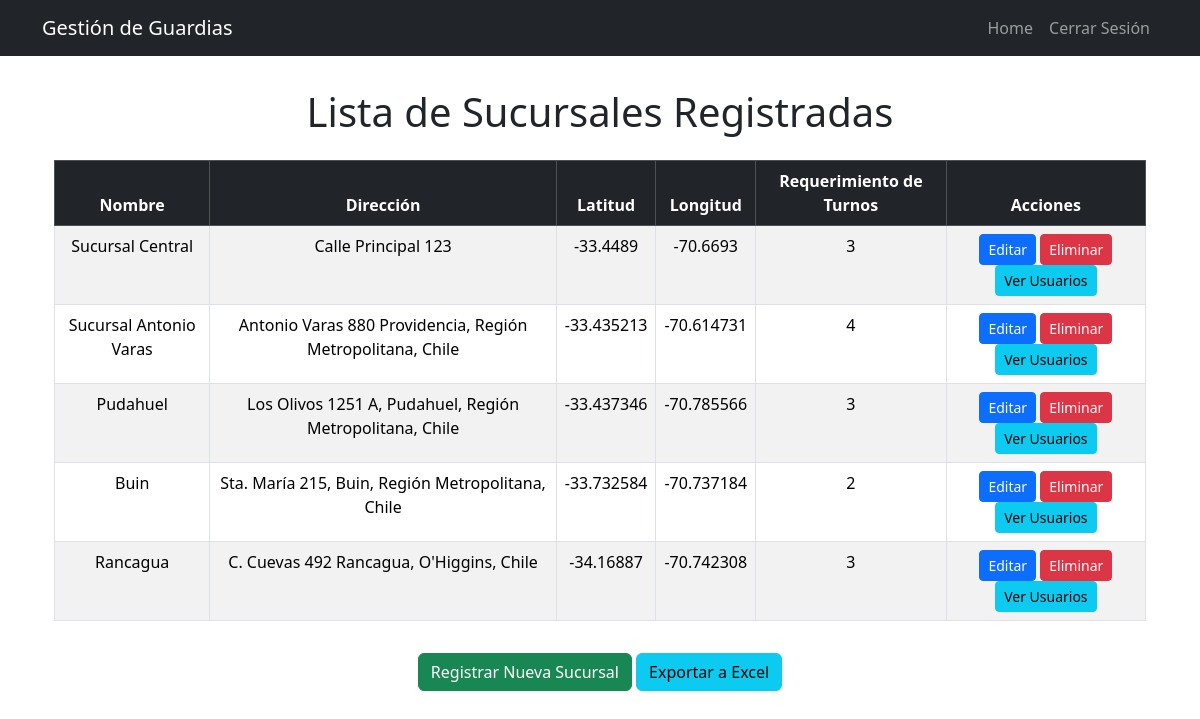
Page /ver-sucursales/ on the committed database.
### gestion_turnos/models.py (models this page shows, shortened)
class Sucursal(models.Model):
    nombre = models.CharField(max_length=100)
    direccion = models.CharField(max_length=255)
    latitud = models.FloatField(null=True, blank=True)
    longitud = models.FloatField(null=True, blank=True)
    requerimiento_turnos = models.IntegerField()

### gestion_turnos/views.py (the view)
# urls.py: path('ver-sucursales/', views.ver_sucursales, name='ver_sucursales'),
def ver_sucursales(request):
    sucursales = Sucursal.objects.exclude(id__isnull=True)
    return render(request, 'sucursales/ver_sucursales.html', {'sucursales': sucursales})

### gestion_turnos/templates/sucursales/ver_sucursales.html (shortened to what this page needs)
{% extends 'base.html' %}
{% block content %}
<div class="container mt-4">
    <h1 class="mb-4 text-center">Lista de Sucursales Registradas</h1>
    <div class="table-responsive">
        <table class="table table-striped table-hover table-bordered text-center">
            <thead class="table-dark">
                <tr>
                    <th>Nombre</th>
                    <th>Dirección</th>
                    <th>Latitud</th>
                    <th>Longitud</th>
                    <th>Requerimiento de Turnos</th>
                    <th>Acciones</th>
                </tr>
            </thead>
            <tbody>
                {% for sucursal in sucursales %}
                    <tr>
                        <td>{{ sucursal.nombre }}</td>
                        <td>{{ sucursal.direccion }}</td>
                        <td>{{ sucursal.latitud }}</td>
                        <td>{{ sucursal.longitud }}</td>
                        <td>{{ sucursal.requerimiento_turnos }}</td>
                        <td>
                            {% if sucursal.id %}
                                <a href="{% url 'editar_sucursal' sucursal.id %}" class="btn btn-sm btn-primary">Editar</a>
                                <a href="{% url 'eliminar_sucursal' sucursal.id %}" class="btn btn-sm btn-danger">Eliminar</a>
                                <a href="{% url 'ver_usuarios_asignados' sucursal.id %}" class="btn btn-sm btn-info">Ver Usuarios</a>
                            {% else %}
                                <span class="text-danger">ID inválido</span>
                            {% endif %}
                        </td>
                    </tr>
                {% empty %}
                    <tr>
                        <td colspan="6" class="text-center text-muted">No hay sucursales registradas.</td>
                    </tr>
                {% endfor %}
            </tbody>
        </table>
    </div>
    <div class="text-center mt-3">
        <a href="{% url 'registrar_sucursal' %}" class="btn btn-success">
            Registrar Nueva Sucursal
        </a>
        <a href="{% url 'exportar_sucursales_excel' %}" class="btn btn-info">
            Exportar a Excel
        </a>
    </div>
</div>
{% endblock %}

### gestion_turnos/templates/base.html (style rules this page uses)
body { padding-top: 4rem; }

### rows in the picture
Sucursal: nombre "Sucursal Central", direccion "Calle Principal 123", latitud "-33.4489", longitud "-70.6693", requerimiento_turnos "3", shows "Editar"
Sucursal: nombre "Sucursal Antonio Varas", direccion "Antonio Varas 880 Providencia, Región Metropolitana, Chile", latitud "-33.435213", longitud "-70.614731", requerimiento_turnos "4", shows "Editar"
Sucursal: nombre "Pudahuel", direccion "Los Olivos 1251 A, Pudahuel, Región Metropolitana, Chile", latitud "-33.437346", longitud "-70.785566", requerimiento_turnos "3", shows "Editar"
Sucursal: nombre "Buin", direccion "Sta. María 215, Buin, Región Metropolitana, Chile", latitud "-33.732584", longitud "-70.737184", requerimiento_turnos "2", shows "Editar"
Sucursal: nombre "Rancagua", direccion "C. Cuevas 492 Rancagua, O'Higgins, Chile", latitud "-34.16887", longitud "-70.742308", requerimiento_turnos "3", shows "Editar"
